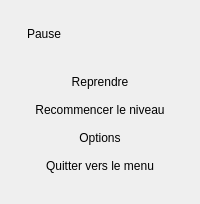
<?xml version="1.0" encoding="UTF-8"?>
<ui version="4.0">
 <class>PauseScreen</class>
 <widget class="QWidget" name="PauseScreen">
  <layout class="QVBoxLayout" name="outerLayout">
   <!-- Recouvrement plein cadre (LOT-59 TACHE-02) : le menu est centre par les extenseurs
        haut/bas, sur un fond translucide pose en code (PauseScreen::PauseScreen) qui laisse
        deviner la scene figee derriere. -->
   <item>
    <spacer name="topSpacer">
     <property name="orientation"><enum>Qt::Vertical</enum></property>
    </spacer>
   </item>
   <item>
    <layout class="QHBoxLayout" name="centerRow">
     <item>
      <spacer name="leftSpacer">
       <property name="orientation"><enum>Qt::Horizontal</enum></property>
      </spacer>
     </item>
     <item>
      <widget class="QWidget" name="menuCard">
       <layout class="QVBoxLayout" name="cardLayout">
        <item>
         <widget class="QLabel" name="pauseTitle">
          <property name="text"><string>Pause</string></property>
         </widget>
        </item>
        <item>
         <spacer name="titleSpacer">
          <property name="orientation"><enum>Qt::Vertical</enum></property>
          <property name="sizeType"><enum>QSizePolicy::Fixed</enum></property>
          <property name="sizeHint" stdset="0"><size><width>0</width><height>24</height></size></property>
         </spacer>
        </item>
        <item>
         <widget class="QPushButton" name="resumeButton">
          <property name="cursor"><cursorShape>PointingHandCursor</cursorShape></property>
          <property name="text"><string>Reprendre</string></property>
          <property name="flat"><bool>true</bool></property>
         </widget>
        </item>
        <item>
         <widget class="QPushButton" name="restartButton">
          <property name="cursor"><cursorShape>PointingHandCursor</cursorShape></property>
          <property name="text"><string>Recommencer le niveau</string></property>
          <property name="flat"><bool>true</bool></property>
         </widget>
        </item>
        <item>
         <widget class="QPushButton" name="optionsButton">
          <property name="cursor"><cursorShape>PointingHandCursor</cursorShape></property>
          <property name="text"><string>Options</string></property>
          <property name="flat"><bool>true</bool></property>
         </widget>
        </item>
        <item>
         <widget class="QPushButton" name="quitButton">
          <property name="cursor"><cursorShape>PointingHandCursor</cursorShape></property>
          <property name="text"><string>Quitter vers le menu</string></property>
          <property name="flat"><bool>true</bool></property>
         </widget>
        </item>
       </layout>
      </widget>
     </item>
     <item>
      <spacer name="rightSpacer">
       <property name="orientation"><enum>Qt::Horizontal</enum></property>
      </spacer>
     </item>
    </layout>
   </item>
   <item>
    <spacer name="bottomSpacer">
     <property name="orientation"><enum>Qt::Vertical</enum></property>
    </spacer>
   </item>
  </layout>
 </widget>
 <resources/>
 <connections/>
</ui>
